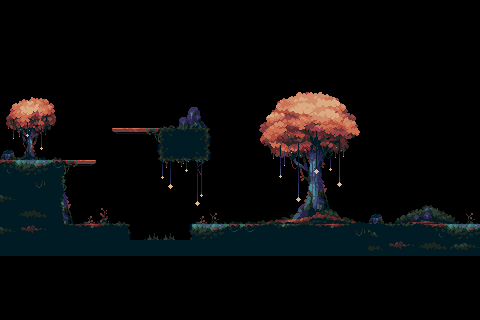

This is a level from a 2D game, rendered from its Tiled map with the project's own tilesets. A one-line summary and the complete map file follow:
An orthogonal 30x20 tile map with 16x16 px tiles, 2 tile layers (Foreground, colission layer) and 1 object.

<map version="1.10" tiledversion="1.11.1-99-gec89c545" orientation="orthogonal" renderorder="right-down" width="30" height="20" tilewidth="16" tileheight="16" infinite="0" nextlayerid="6" nextobjectid="2">
 <tileset firstgid="1" source="tileset.tsx" />
 <objectgroup id="3" name="Player Start">
  <object id="1" x="73.3333" y="128.667">
   <point />
  </object>
 </objectgroup>
 <layer id="1" name="Foreground" width="30" height="20">
  <data encoding="csv">
0,0,0,0,0,0,0,0,0,0,0,0,0,0,0,0,0,0,0,0,0,0,0,0,0,0,0,0,0,0,
0,0,0,0,0,0,0,0,0,0,0,0,0,0,0,0,0,0,0,0,0,0,0,0,0,0,0,0,0,0,
0,0,0,0,0,0,0,0,0,0,0,0,0,0,0,0,0,0,0,0,0,0,0,0,0,0,0,0,0,0,
0,0,0,0,0,0,0,0,0,0,0,0,0,0,0,0,0,0,0,0,0,0,0,0,0,0,0,0,0,0,
0,0,0,0,0,0,0,0,0,0,0,0,0,0,0,0,0,0,0,0,0,0,0,0,0,0,0,0,0,0,
0,0,0,0,0,0,0,0,0,0,0,0,0,0,0,11,12,13,14,15,16,17,18,0,0,0,0,0,0,0,
91,92,93,94,0,0,0,0,0,0,0,58,59,0,0,29,30,31,32,33,34,35,36,0,0,0,0,0,0,0,
109,110,111,112,0,0,0,0,0,0,113,76,77,0,0,47,48,49,50,51,52,53,54,0,0,0,0,0,0,0,
127,128,129,130,0,0,0,78,80,79,0,0,0,2684354715,0,65,66,67,68,69,70,71,72,0,0,0,0,0,0,0,
95,146,147,148,0,0,0,0,0,1610612891,0,0,0,2684354715,0,83,84,85,86,87,88,89,90,0,0,0,0,0,0,0,
0,0,0,0,81,82,0,0,0,0,37,38,39,0,0,101,102,103,104,105,106,107,108,0,0,0,0,0,0,0,
0,0,0,0,2684354673,0,0,0,0,0,55,0,57,0,0,119,120,121,122,123,124,125,126,0,0,0,0,0,0,0,
0,0,0,0,124,0,0,0,0,0,0,0,75,0,0,137,138,139,140,141,142,143,144,0,0,0,133,134,0,0,
0,0,0,0,142,136,74,148,0,0,0,0,136,154,155,155,156,157,158,159,160,161,162,95,149,150,151,152,153,154,
0,0,0,0,0,0,0,0,2684354715,3221225528,3221225528,1610612891,0,0,0,0,0,0,0,0,0,0,0,0,0,0,0,0,0,0,
0,0,0,0,0,0,0,0,0,0,0,0,0,0,0,0,0,0,0,0,0,0,0,0,0,0,0,0,0,0,
0,0,0,0,0,0,0,0,0,0,0,0,0,0,0,0,0,0,0,0,0,0,0,0,0,0,0,0,0,0,
0,0,0,0,0,0,0,0,0,0,0,0,0,0,0,0,0,0,0,0,0,0,0,0,0,0,0,0,0,0,
0,0,0,0,0,0,0,0,0,0,0,0,0,0,0,0,0,0,0,0,0,0,0,0,0,0,0,0,0,0,
0,0,0,0,0,0,0,0,0,0,0,0,0,0,0,0,0,0,0,0,0,0,0,0,0,0,0,0,0,0
</data>
 </layer>
 <layer id="5" name="colission layer" width="30" height="20">
  <data encoding="csv">
0,0,0,0,0,0,0,0,0,0,0,0,0,0,0,0,0,0,0,0,0,0,0,0,0,0,0,0,0,0,
0,0,0,0,0,0,0,0,0,0,0,0,0,0,0,0,0,0,0,0,0,0,0,0,0,0,0,0,0,0,
0,0,0,0,0,0,0,0,0,0,0,0,0,0,0,0,0,0,0,0,0,0,0,0,0,0,0,0,0,0,
0,0,0,0,0,0,0,0,0,0,0,0,0,0,0,0,0,0,0,0,0,0,0,0,0,0,0,0,0,0,
0,0,0,0,0,0,0,0,0,0,0,0,0,0,0,0,0,0,0,0,0,0,0,0,0,0,0,0,0,0,
0,0,0,0,0,0,0,0,0,0,0,0,0,0,0,0,0,0,0,0,0,0,0,0,0,0,0,0,0,0,
0,0,0,0,0,0,0,0,0,0,0,0,0,0,0,0,0,0,0,0,0,0,0,0,0,0,0,0,0,0,
0,0,0,0,0,0,0,0,0,0,0,0,0,0,0,0,0,0,0,0,0,0,0,0,0,0,0,0,0,0,
0,0,0,0,0,0,0,78,80,79,181,167,2684354741,0,0,0,0,0,0,0,0,0,0,0,0,0,0,0,0,0,
0,0,0,0,0,0,0,0,0,0,1610612917,3221225639,3221225653,0,0,0,0,0,0,0,0,0,0,0,0,0,0,0,0,0,
170,171,172,173,81,82,0,0,0,0,0,0,0,0,0,0,0,0,0,0,0,0,0,0,0,0,0,0,0,0,
163,163,180,2684354736,0,0,0,0,0,0,0,0,0,0,0,0,0,0,0,0,0,0,0,0,0,0,0,0,0,0,
190,163,163,2684354735,0,0,0,0,0,0,0,0,0,0,0,0,0,0,0,0,0,0,0,0,0,0,0,0,0,0,
163,187,188,2684354734,0,0,0,0,0,0,0,0,0,0,0,0,0,0,0,0,0,0,0,0,0,0,0,0,0,0,
190,185,186,163,177,178,179,167,0,0,0,0,171,172,173,173,174,175,176,177,178,179,180,166,167,168,169,170,171,172,
163,163,163,163,163,163,163,163,163,163,163,163,163,163,163,163,163,163,163,163,163,163,163,184,185,186,187,188,189,190,
0,0,0,0,0,0,0,0,0,0,0,0,0,0,0,0,0,0,0,0,0,0,0,0,0,0,0,0,0,0,
0,0,0,0,0,0,0,0,0,0,0,0,0,0,0,0,0,0,0,0,0,0,0,0,0,0,0,0,0,0,
0,0,0,0,0,0,0,0,0,0,0,0,0,0,0,0,0,0,0,0,0,0,0,0,0,0,0,0,0,0,
0,0,0,0,0,0,0,0,0,0,0,0,0,0,0,0,0,0,0,0,0,0,0,0,0,0,0,0,0,0
</data>
 </layer>
</map>
